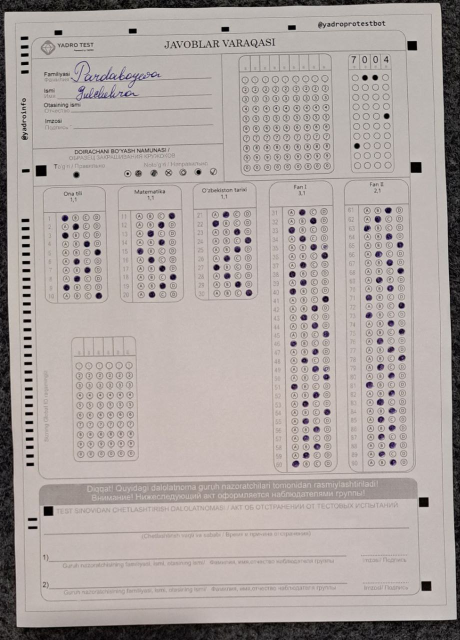
#> input picture 5.jpg, 920 x 1280 px (shown at 1/2 size)
$ jupyter execute --allow-errors Untitled1.ipynb
#> lines starting #> are read from the running program, lines starting #| are printed output that depends on the picture; after the words box and inside, x2 and y2 are one past the last pixel; in counts of white or black regions, pixels touching at a corner belong together
#> in load_and_resize_image, img is the input picture: shape (1280, 920, 3); mean B, G, R 161.6, 164.5, 173.1
#> in load_and_resize_image, `resized_image = imutils.resize(img, width=width)`:
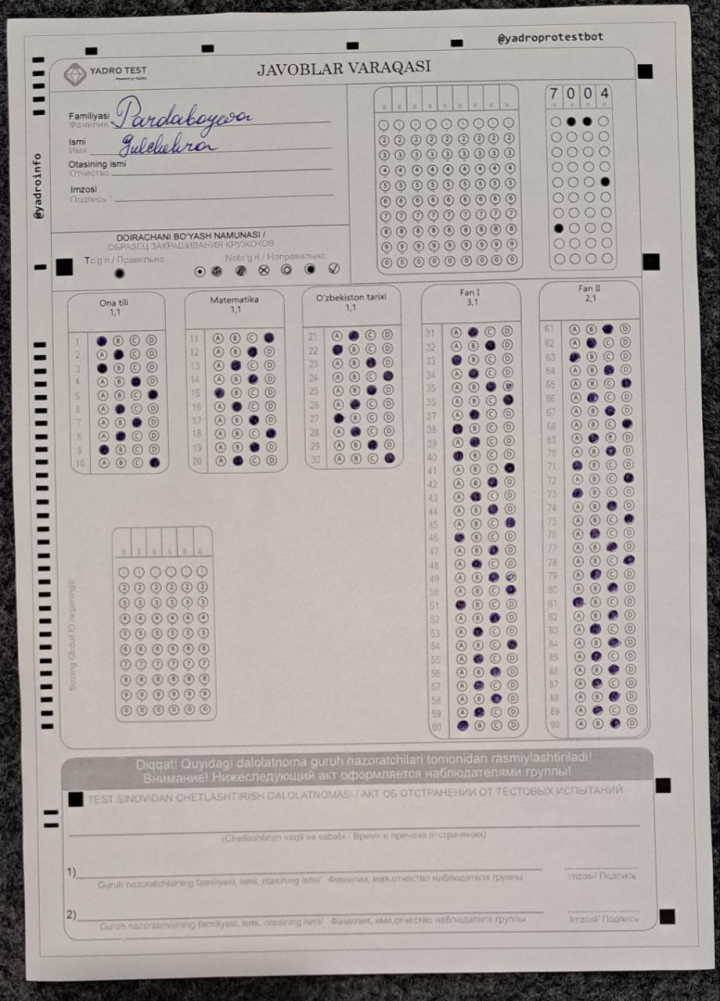
#> resized_image: shape (1001, 720, 3); mean B, G, R 161.6, 164.5, 173.1
[cell 1]
# -*- coding: utf-8 -*-

from shapely.geometry import LineString
import cv2
import numpy as np
from matplotlib import pyplot as plt
import matplotlib.image as mpimg
from cv2 import imshow as cv2_imshow
#from google.colab.patches import cv2_imshow
import imutils
import math
import time
start_time = time.time()
from PIL import Image

def wrap_document(img):
  # Предварительная обработка изображения
  gray = cv2.cvtColor(img, cv2.COLOR_BGR2GRAY)
  blur = cv2.GaussianBlur(gray, (5, 5), 0)
  edges = cv2.Canny(blur, 50, 150)
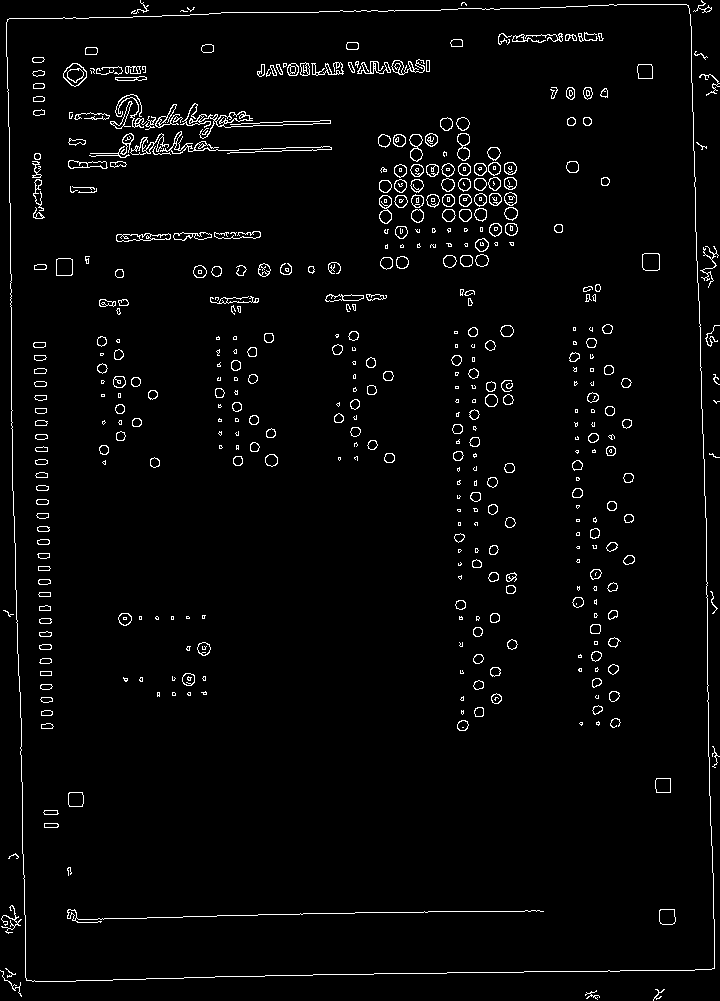
#> edges: shape (1001, 720); 2.8% white in thin lines or dots

  # Нахождение контуров на изображении
  contours, _ = cv2.findContours(edges, cv2.RETR_LIST, cv2.CHAIN_APPROX_SIMPLE)
#> contours = 932 contours, 418 with area under 20; largest, box (x1, y1, x2, y2) and area: (6, 4, 715, 982) 662904, (6, 4, 715, 982) 662902, (63, 63, 87, 87) 372, (180, 103, 331, 139) 342, (63, 63, 87, 87) 340
  contours = sorted(contours, key=cv2.contourArea, reverse=True)

  # Определение контура, который представляет собой лист формата A4
  for contour in contours:
      # Вычисление приближенного контура
      perimeter = cv2.arcLength(contour, True)
      approx = cv2.approxPolyDP(contour, 0.02 * perimeter, True)

      # Если контур имеет 4 вершины, предполагаем, что это лист формата A4
      if len(approx) == 4:
          target = approx
          break
#> this loop made 1 pass
#> (perimeter, target) on pass 1: (3354.7, [[688, 5], [7, 19], [26, 980], [714, 968]])

  # Применение перспективного преобразования
  pts = target.reshape(4, 2)
#> pts = [[688, 5], [7, 19], [26, 980], [714, 968]]
  rect = np.zeros((4, 2), dtype="float32")

  # Определение порядка точек: верхний левый, верхний правый, нижний правый, нижний левый
  s = pts.sum(axis=1)
#> s = [693, 26, 1006, 1682]
  rect[0] = pts[np.argmin(s)]
  rect[2] = pts[np.argmax(s)]

  diff = np.diff(pts, axis=1)
#> diff = [-683, 12, 954, 254]
  rect[1] = pts[np.argmin(diff)]
  rect[3] = pts[np.argmax(diff)]

  # Определение ширины и высоты результирующего изображения
  (tl, tr, br, bl) = rect
  widthA = np.sqrt(((br[0] - bl[0]) ** 2) + ((br[1] - bl[1]) ** 2))
  widthB = np.sqrt(((tr[0] - tl[0]) ** 2) + ((tr[1] - tl[1]) ** 2))
  heightA = np.sqrt(((tr[0] - br[0]) ** 2) + ((tr[1] - br[1]) ** 2))
  heightB = np.sqrt(((tl[0] - bl[0]) ** 2) + ((tl[1] - bl[1]) ** 2))

  maxWidth = max(int(widthA), int(widthB))
  maxHeight = max(int(heightA), int(heightB))

  # Выполнение перспективного преобразования
  dst = np.array([
      [0, 0],
      [maxWidth - 1, 0],
      [maxWidth - 1, maxHeight - 1],
      [0, maxHeight - 1]], dtype="float32")

  transformMatrix = cv2.getPerspectiveTransform(rect, dst)
  warped = cv2.warpPerspective(img, transformMatrix, (maxWidth, maxHeight))
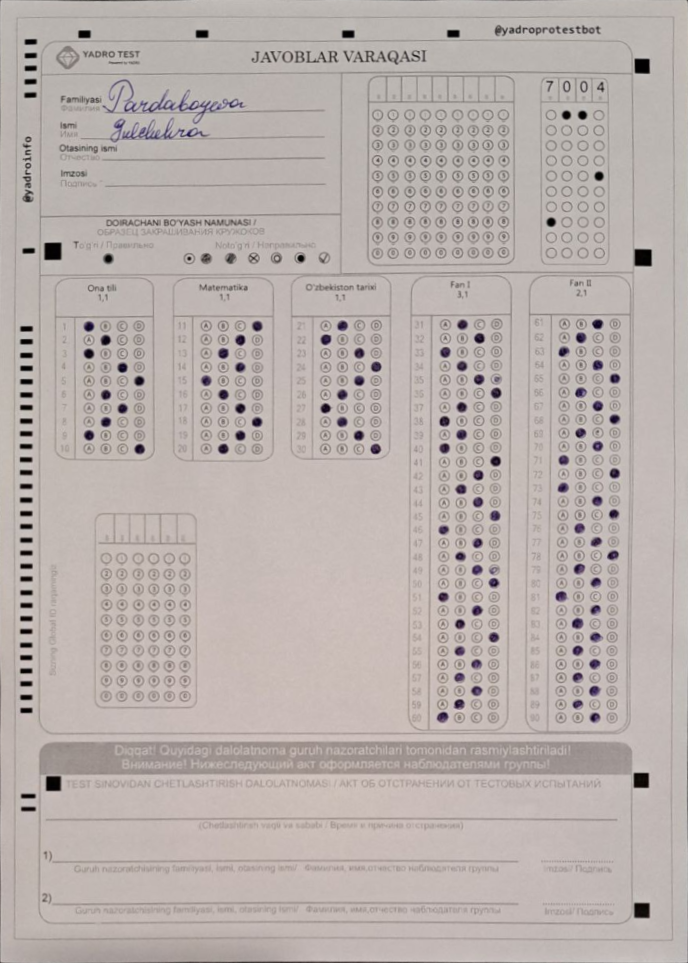
#> warped: shape (963, 688, 3); mean B, G, R 172.7, 175.9, 185

  return warped

def load_and_resize_image(image_path, width):
    """Загрузка и изменение размера изображения"""
    img = cv2.imread(image_path)
    resized_image = imutils.resize(img, width=width)
    img_wrapped = wrap_document(resized_image)
    return img_wrapped

def preprocess_image(img):
    """Предварительная обработка изображения"""
    gray = cv2.cvtColor(img, cv2.COLOR_BGR2GRAY)
#> gray: shape (963, 688)
    blurred_frame = cv2.GaussianBlur(gray, (11, 11), 1)
    canny_frame = cv2.Canny(blurred_frame, 150, 150)
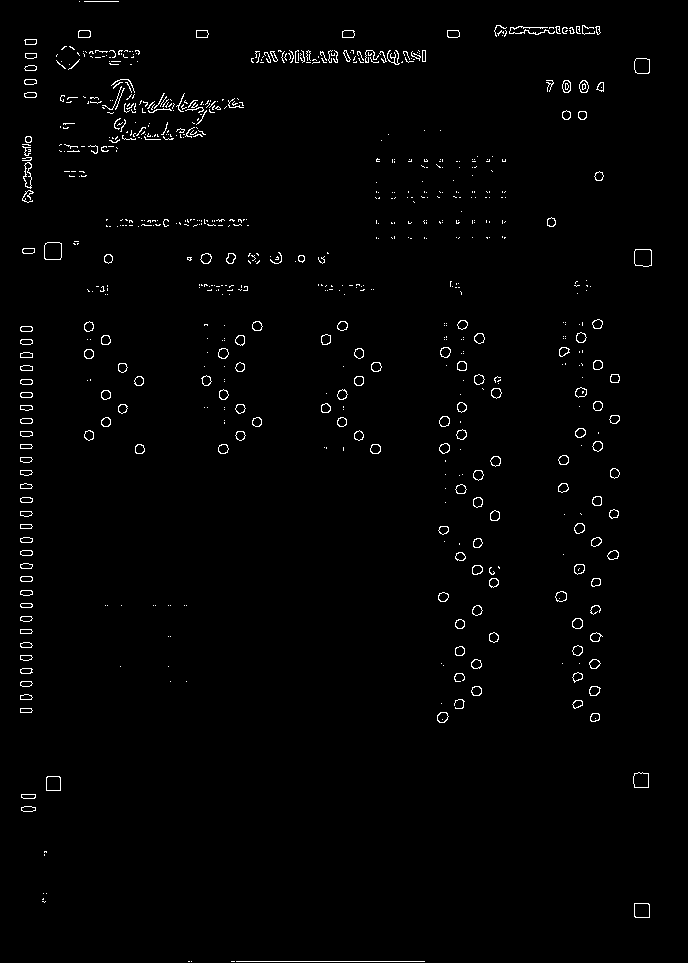
#> canny_frame: shape (963, 688); 1.4% white in thin lines or dots
    return cv2.threshold(canny_frame, 100, 255, cv2.THRESH_BINARY + cv2.THRESH_OTSU)[1]

def get_contours(thresh):
  """Получение контуров из изображения"""
  cnts = cv2.findContours(thresh, cv2.RETR_EXTERNAL, cv2.CHAIN_APPROX_SIMPLE)
#> cnts = 722 contours, 569 with area under 20; largest, box (x1, y1, x2, y2) and area: (44, 242, 62, 260) 282, (634, 249, 652, 267) 274, (634, 58, 650, 74) 214, (634, 903, 650, 918) 209, (633, 772, 649, 788) 207
  return cnts[0] if len(cnts) == 2 else cnts[1]

# [249 lines left out: functions fill_with_color, get_biggest_area_2, process_sections, get_extreme_points, calculate_point, omr_area_coordinates and 6 more, not called in this run]

img = load_and_resize_image("5.jpg", 720)
original = img.copy()
thresh = preprocess_image(img)
cnts = get_contours(thresh)

# Преобразование изображения из цветного в оттенки серого
gray = cv2.cvtColor(original, cv2.COLOR_BGR2GRAY)

# Применение порогового фильтра к изображению в оттенках серого
# cv2.THRESH_BINARY_INV инвертирует результирующее бинарное изображение
# cv2.THRESH_OTSU автоматически вычисляет оптимальное значение порога
thresh = cv2.threshold(gray, 0, 255, cv2.THRESH_BINARY_INV + cv2.THRESH_OTSU)[1]
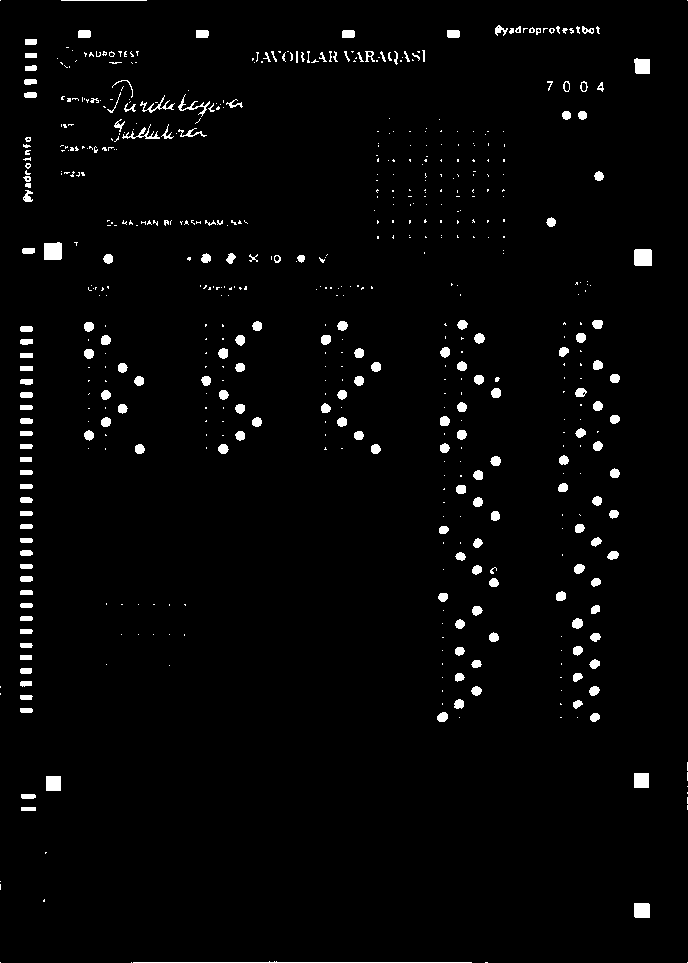
#> thresh: shape (963, 688); 2.4% white; 602 white regions (401 under 20 px)

# Инициализация номера области интереса (Region of Interest, ROI)
ROI_number = 0

# Поиск контуров на бинаризованном изображении
# cv2.RETR_EXTERNAL используется для извлечения только внешних контуров
# cv2.CHAIN_APPROX_SIMPLE удаляет все избыточные точки и сжимает контур, тем самым экономя память
cnts = cv2.findContours(thresh, cv2.RETR_EXTERNAL, cv2.CHAIN_APPROX_SIMPLE)
#> cnts = 602 contours, 438 with area under 20; largest, box (x1, y1, x2, y2) and area: (44, 242, 62, 260) 274, (634, 249, 652, 266) 270, (634, 903, 650, 918) 209, (634, 58, 650, 74) 201, (46, 776, 61, 791) 196

# В зависимости от версии OpenCV, findContours возвращает разное количество объектов.
# Это условие обеспечивает совместимость кода с разными версиями OpenCV.
cnts = cnts[0] if len(cnts) == 2 else cnts[1]

all_center_cnts = []

start_time=time.time()
#> (the rest of this cell did not finish here and is left out)


  original = img.copy()
  thresh = preprocess_image(img)
  cnts = get_contours(thresh)
  # draw_intersect_vertical_lines(original)
  gray = cv2.cvtColor(original.copy(), cv2.COLOR_BGR2GRAY)
  result_omr_area_coordinates = omr_area_coordinates(gray)
  min_x = result_omr_area_coordinates[0]
  max_x = result_omr_area_coordinates[1]
  min_y = result_omr_area_coordinates[2]
  max_y = result_omr_area_coordinates[3]
  finded_circles_counters = get_analyze_circles_cnts(original, min_x, max_x, min_y, max_y)
  cv2.circle(original, (min_x, min_y), 3, (0,255,0), -1)
  cv2.circle(original, (max_x, min_y), 3, (0,255,0), -1)
  cv2.line(original, (max_x - 117, min_y), (max_x - 117, max_y), (0,255,0), 1)
  cv2.line(original, (max_x - 117*2, min_y), (max_x - 117*2, max_y), (0,255,0), 1)
  cv2.line(original, (max_x - 117*3, min_y), (max_x - 117*3, max_y), (0,255,0), 1)
  cv2.line(original, (max_x - 117*4, min_y), (max_x - 117*4, max_y), (0,255,0), 1)
  for cnt in finded_circles_counters:
    points = cnt
    cnt = np.array([list(p) for p in points], dtype=np.int32).reshape((-1, 1, 2))
    center, radius = calculate_enclosing_circle(cnt)
    cv2.circle(original, center, radius, (0,255,0), -1)
    # [7 lines of commented-out code are left out]
  total_time = time.time() - start_time
  print("Общее время выполнения: {:.2f} секунд".format(total_time))
  start_time = time.time()
  for center in all_center_cnts:
    cv2.circle(original, center, 4, (0,255,255), -1)
  cv2_imshow(original)

start_ends = []
for i in range(1,15):
  img = load_and_resize_image(f"{i}.jpg", 720)

  gray = cv2.cvtColor(img, cv2.COLOR_BGR2GRAY)
  # blurred_frame = cv2.GaussianBlur(gray, (11, 11), 1)
  canny_frame = cv2.Canny(gray, 150, 150)
  # cv2_imshow(gray)
  # cv2_imshow(blurred_frame)
  # cv2_imshow(canny_frame)

  result_omr_area_coordinates = omr_area_coordinates(gray)
  min_x = result_omr_area_coordinates[0]
  max_x = result_omr_area_coordinates[1]
  min_y = result_omr_area_coordinates[2]
  max_y = result_omr_area_coordinates[3]

  # Бинаризация изображения
  _, thresh = cv2.threshold(canny_frame, 100, 255, cv2.THRESH_BINARY_INV)
  # Создайте ядро для дилатации
  kernel = np.ones((3,7), np.uint8)

  erosion = cv2.erode(gray, kernel, iterations=3)
  # cv2_imshow(erosion)
  _, thresh = cv2.threshold(erosion, 120, 255, cv2.THRESH_BINARY)
  # cv2_imshow(thresh)
  blurred_frame = cv2.GaussianBlur(thresh, (11, 11), 12)
  blurred_frame = cv2.GaussianBlur(blurred_frame, (11, 11), 20)
  kernel = np.ones((15,10), np.uint8)
  erosion = cv2.erode(blurred_frame, kernel, iterations=1)
  _, thresh = cv2.threshold(erosion, 120, 255, cv2.THRESH_BINARY_INV)
  # cv2_imshow(thresh)
  contours, _ = cv2.findContours(thresh, cv2.RETR_EXTERNAL, cv2.CHAIN_APPROX_SIMPLE)
  new_contours = []
  for cnt in contours:
    left, right, top, bottom = get_counter_extreme_points(cnt)

    # Проверяем, находятся ли крайние точки внутри заданного диапазона
    if left[0] < min_x or right[0] > max_x or top[1] < min_y or bottom[1] > max_y:
      continue
    new_contours.append(cnt)
  contours = new_contours
  print(len(contours))

  areas = []
  new_contrours = []
  start_end = []
  for cnt in contours:
    area_cnt = cv2.contourArea(cnt)
    areas.append(area_cnt)

    if area_cnt < 5000:
      continue

    left, right, top, bottom = get_counter_extreme_points(cnt)

    if min_y + (max_y - min_y)/2 < top[1]:
      continue

    cv2.rectangle(img, (left[0], top[1]), (right[0], bottom[1]), (0, 255, 0), 2)
    start_end.append([left[0], right[0]])
    # cv2.drawContours(img, [cnt], -1, (0,255,0), 1)
  start_ends.append(start_end)
  print(sorted(areas))
  ppp = [[69, 170],
  [187, 287],
  [296, 409],
  [424, 534],
  [540, 656]]
  height, width = img.shape[:2]
  for left, right in ppp:
    cv2.rectangle(img, (left, 0), (right, height), (0, 255, 255), 2)
  cv2_imshow(img)
total_time = time.time() - start_time
print("Общее время выполнения: {:.2f} секунд".format(total_time))

# [31 lines left out: function is_square, not called in this run]

for i in range(1,15):
  img = load_and_resize_image(f"{i}.jpg", 720)

  gray = cv2.cvtColor(img, cv2.COLOR_BGR2GRAY)
  # blurred_frame = cv2.GaussianBlur(gray, (11, 11), 1)
  canny_frame = cv2.Canny(gray, 150, 150)
  _, thresh = cv2.threshold(canny_frame, 100, 255, cv2.THRESH_BINARY_INV)
  kernel = np.ones((5,1), np.uint8)

  erosion = cv2.erode(gray, kernel, iterations=3)
  kernel = np.ones((0,0), np.uint8)
  erosion = cv2.erode(erosion, kernel, iterations=1)
  _, thresh = cv2.threshold(erosion, 120, 255, cv2.THRESH_BINARY_INV)
  cv2_imshow(thresh)
  continue
  contours, _ = cv2.findContours(thresh, cv2.RETR_TREE, cv2.CHAIN_APPROX_SIMPLE)
  list_cnt_area = []
  for contour in contours:
    # Приближаем контуры с помощью многоугольников
    epsilon = 0.05 * cv2.arcLength(contour, True)
    approx = cv2.approxPolyDP(contour, epsilon, True)

    # Если контур имеет 4 вершины, возможно, это прямоугольник
    if len(approx) == 4:
        # Проверим является ли фигура выпуклой
        if cv2.isContourConvex(approx):
            area_cnt = cv2.contourArea(approx)
            if area_cnt < 500 and area_cnt > 300:
                if is_square(approx):
                    list_cnt_area.append(area_cnt)
                    cv2.drawContours(img, [approx], 0, (0, 255, 0), 1)
  print(sorted(list_cnt_area, reverse=True))
  cv2_imshow(img)
print("Общее время выполнения: {:.2f} секунд".format(total_time))

# print(start_ends.copy())
cp_start_ends = start_ends.copy()
block_1 = []
block_2 = []
block_3 = []
block_4 = []
block_5 = []
print(sorted(start_end, key=lambda x: x[0]))
for start_end in cp_start_ends:
  sorted_start_end = sorted(start_end, key=lambda x: x[0])
  block_1.append(sorted_start_end[0])
  block_2.append(sorted_start_end[1])
  block_3.append(sorted_start_end[2])
  block_4.append(sorted_start_end[3])
  block_5.append(sorted_start_end[4])

print([min(block_1, key=lambda x: x[0])[0], max(block_1, key=lambda x: x[1])[1]])
print([min(block_2, key=lambda x: x[0])[0], max(block_2, key=lambda x: x[1])[1]])
print([min(block_3, key=lambda x: x[0])[0], max(block_3, key=lambda x: x[1])[1]])
print([min(block_4, key=lambda x: x[0])[0], max(block_4, key=lambda x: x[1])[1]])
print([min(block_5, key=lambda x: x[0])[0], max(block_5, key=lambda x: x[1])[1]])

# [74 lines left out: functions find_rect_cnts, get_left_max_vertical_cnt, remove_without_section_marks, analyze_variant_columns, not called in this run]
  # [4 lines of commented-out code are left out]

for i in range(1,15):
    img = load_and_resize_image(f"{i}.jpg", 720)
    result_img = remove_without_section_marks(img)
    cv2_imshow(result_img)
    # analyze_variant_columns(result_img)

for i in range(1,15):
    img = load_and_resize_image(f"{i}.jpg", 720)
    max_area_contour = get_left_max_vertical_cnt(img)
    left, right, top, bottom = get_counter_extreme_points(max_area_contour)
    min_y = top[1] - 10
    max_y = bottom[1] + 10
    min_x = right[0]
    # Получите размеры изображения
    height, width = img.shape[:2]
    result_img = img[min_y:max_y, min_x:width]

    gray = cv2.cvtColor(result_img, cv2.COLOR_BGR2GRAY)
    canny_frame = cv2.Canny(gray, 150, 150)
    _, thresh = cv2.threshold(canny_frame, 100, 255, cv2.THRESH_BINARY_INV)
    kernel = np.ones((33,3), np.uint8)

    erosion = cv2.erode(gray, kernel, iterations=3)
    kernel = np.ones((0,0), np.uint8)
    erosion = cv2.erode(erosion, kernel, iterations=1)
    _, thresh = cv2.threshold(erosion, 120, 255, cv2.THRESH_BINARY_INV)


    # Ищем контуры уже внутри маскированной области
    contours, _ = cv2.findContours(thresh, cv2.RETR_EXTERNAL, cv2.CHAIN_APPROX_SIMPLE)

    # Теперь у вас есть контуры только внутри заданного прямоугольника
    # Можете нарисовать их на исходном изображении или на другом холсте
    canvas = np.zeros((thresh.shape[0], thresh.shape[1], 3), dtype=np.uint8)

    sorted_contours = sorted(contours, key=cv2.contourArea, reverse=True)

    # Оставляем только топ-20 самых больших контуров
    top_contours = sorted_contours[:20]

    # Создаем холст для рисования контуров
    canvas = np.zeros((thresh.shape[0], thresh.shape[1], 3), dtype=np.uint8)


    # Рисуем топ-20 контуров
    cv2.drawContours(canvas, top_contours, -1, (0, 255, 0), 2)
    # cv2_imshow(canvas)

    for counter in top_contours:
      left, right, top, bottom = get_counter_extreme_points(counter)
      point_x1 = min_x + left[0]
      point_x2 = min_x + right[0]
      cv2.rectangle(img, (point_x1, 0), (point_x2 - 4, height), (0, 255, 0), -1)
    cv2_imshow(img)

for i in range(1,15):
    img = load_and_resize_image(f"{i}.jpg", 720)
    max_area_contour = get_left_max_vertical_cnt(img)
    left, right, top, bottom = get_counter_extreme_points(max_area_contour)
    min_y = top[1] - 10
    max_y = bottom[1] + 10
    min_x = right[0]
    # Получите размеры изображения
    height, width = img.shape[:2]
    result_img = img[min_y:max_y, min_x:width]

    gray = cv2.cvtColor(result_img, cv2.COLOR_BGR2GRAY)
    canny_frame = cv2.Canny(gray, 150, 150)
    _, thresh = cv2.threshold(canny_frame, 100, 255, cv2.THRESH_BINARY_INV)
    kernel = np.ones((10,10), np.uint8)

    erosion = cv2.erode(gray, kernel, iterations=3)
    kernel = np.ones((2,2), np.uint8)
    erosion = cv2.erode(erosion, kernel, iterations=1)
    _, thresh = cv2.threshold(erosion, 120, 255, cv2.THRESH_BINARY_INV)


    # Ищем контуры уже внутри маскированной области
    contours, _ = cv2.findContours(thresh, cv2.RETR_EXTERNAL, cv2.CHAIN_APPROX_SIMPLE)

    # Теперь у вас есть контуры только внутри заданного прямоугольника
    # Можете нарисовать их на исходном изображении или на другом холсте
    canvas = np.zeros((thresh.shape[0], thresh.shape[1], 3), dtype=np.uint8)

    sorted_contours = sorted(contours, key=cv2.contourArea, reverse=True)

    # Оставляем только топ-5 самых больших контуров
    top_contours = sorted_contours[:6]

    # Функция для нахождения самой верхней точки контура по оси Y
    def get_topmost_point(contour):
        topmost = tuple(contour[contour[:, :, 1].argmin()][0])
        return topmost[1]

    # Сортируем контуры по самой верхней точке (по оси Y)
    top_contours = sorted(top_contours, key=get_topmost_point)[:5]

    # Создаем холст для рисования контуров
    canvas = np.zeros((thresh.shape[0], thresh.shape[1], 3), dtype=np.uint8)


    # Рисуем топ-20 контуров
    cv2.drawContours(canvas, top_contours, -1, (0, 255, 0), 2)
    # cv2_imshow(canvas)

    for counter in top_contours:
      left, right, top, bottom = get_counter_extreme_points(counter)
      point_x1 = min_x + left[0]
      point_x2 = min_x + right[0]
      cv2.rectangle(img, (point_x1, 0), (point_x2 - 4, height), (0, 255, 0), -1)
    cv2_imshow(img)
